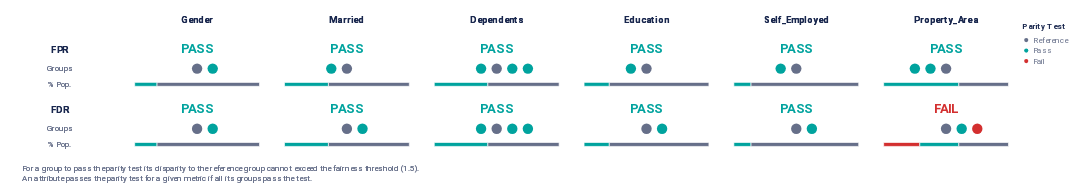

Write notebook code for a chart like this one.
### Markdown cell above
# Aequitas Visualizations

### Code cell
audit.summary_plot(metrics=metrics, fairness_threshold=disparity_tolerance)
